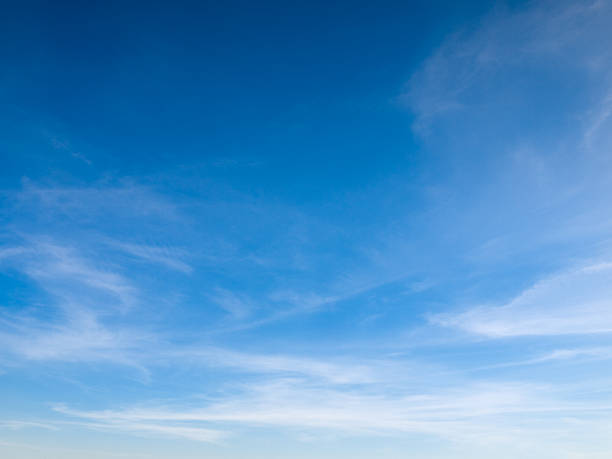
#> input picture histogram_matching/source.jpg, 612 x 459 px, given in place of src.jpg, which was not available
$ jupyter execute Histogram_Matching.ipynb   (shell and % lines are left out)   (older library calls are emulated)
#> lines starting #> are read from the running program, lines starting #| are printed output that depends on the picture; pictures that were not available may be replaced by others from this repository, and a replacement may not be noted
[cell 1]
from skimage import exposure
import matplotlib.pyplot as plt
import cv2

[cell 2]
# [6 lines of commented-out code are left out]

[cell 3]
src = cv2.cvtColor(cv2.imread("src.jpg"), cv2.COLOR_BGR2RGB)
ref = cv2.cvtColor(cv2.imread("ref.jpg"), cv2.COLOR_BGR2RGB)
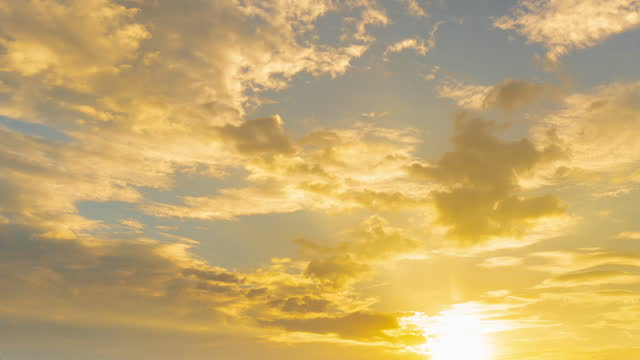
#> input picture histogram_matching/ref.jpg, 640 x 360 px, found by its file name

# determine if we are performing multichannel histogram matching
# and then perform histogram matching itself
print("[INFO] performing histogram matching...")
multi = True if src.shape[-1] > 1 else False
#> multi = True
matched = exposure.match_histograms(src, ref, multichannel=multi)
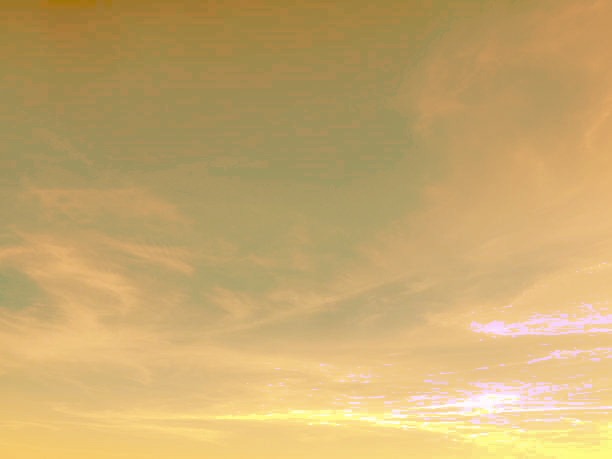
#> matched: shape (459, 612, 3); mean R, G, B 200.1, 169.3, 110.1

plt.subplots(1,3,figsize=(16,9))
plt.subplots_adjust(hspace=0.4, wspace=0.4)

plt.subplot(131)
plt.imshow(src)
plt.title('Source')

plt.subplot(132)
plt.imshow(ref)
plt.title('Reference')

plt.subplot(133)
plt.imshow(matched)
plt.title('Matched')

plt.show()
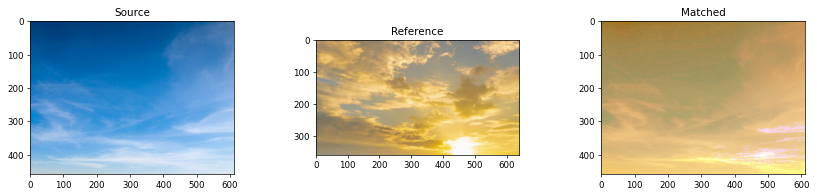
#> figure drawn by matplotlib, 3 panels
